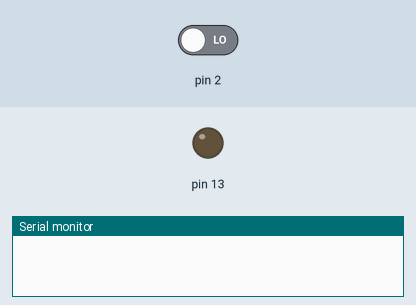
The sketch below on a simulated Arduino Uno, built with avr-gcc and run on an emulated ATmega328P. On the bench: output pins drawn as LEDs (lit = HIGH), the last lines printed to the serial monitor. The inputs (shaded band) are chosen by the test bench; at power-on: pin 2 LOW.

Above: at 1.2 s.
1.3 s: pin 2 driven HIGH
At 1.44 s:
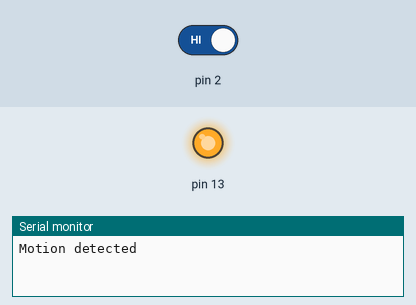
Timing chart, 0 to 4.3 s (numbered marks = the images above; inputs shaded):
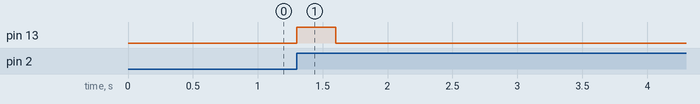

The sketch:

main-v7.ino
```cpp
int previousSensorValue = LOW;
const int ledDuration = 300;
int previousMillis = 0;

void setup()
{
  Serial.begin(9600);

  pinMode(2, INPUT);
  pinMode(13, OUTPUT);
}

void loop()
{
  //reading the state of the push button
  int sensorVal = digitalRead(2);
  //if the sensor value is changing
  if (sensorVal != previousSensorValue) {
    //and if the PIR sensor detected motion
    if (sensorVal == HIGH){
      Serial.println("Motion detected");
      digitalWrite(13, HIGH);
    }
    else {
      digitalWrite(13, LOW);
    }
    previousSensorValue = sensorVal;
    previousMillis = millis();
  }

  if (millis() - previousMillis >= ledDuration) {
    digitalWrite(13, LOW);
  }
}
```

Measured:
- after the input at 1.3 s, pin 13: LOW → HIGH at once, → LOW 0.30 s later
